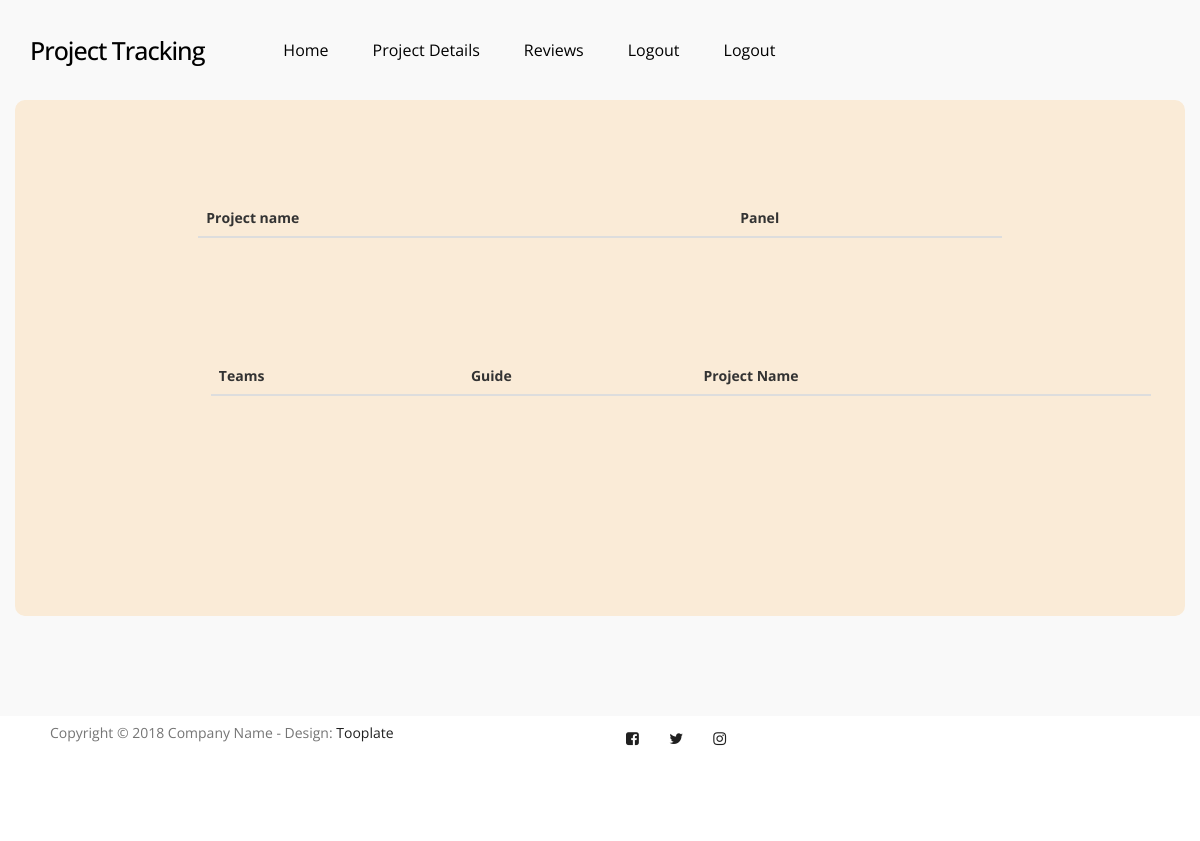
The app's page /cord_details, older data.
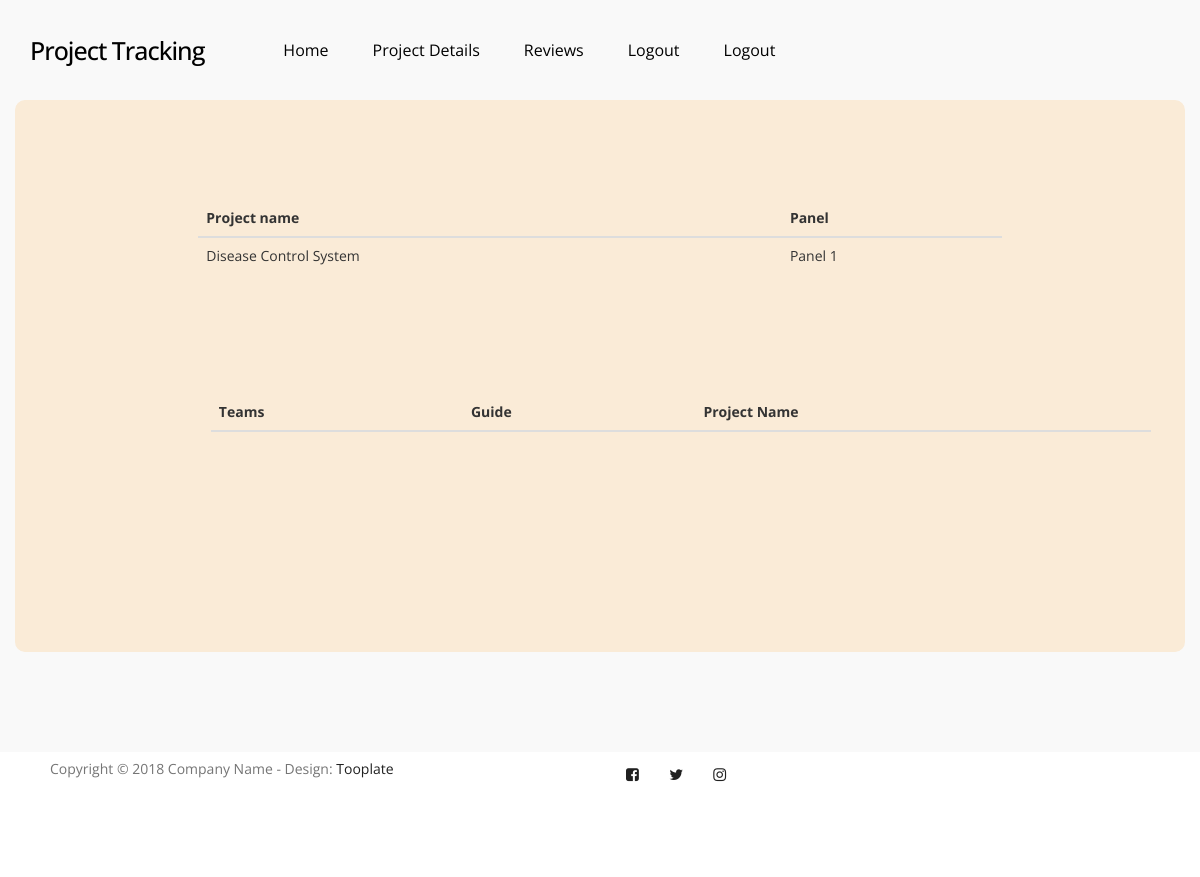
The same page, newer data.
### home/models.py (models this page shows)
class Project(models.Model):
    id = models.UUIDField(default=uuid.uuid4, editable=False, primary_key=True)
    panel_id = models.ForeignKey(Panel, on_delete=models.CASCADE)
    project_name = models.CharField(max_length=200)
    flag = models.BooleanField(default=False)

class Panel(models.Model):
    id = models.UUIDField(default=uuid.uuid4, editable=False, primary_key=True)
    panel_name = models.CharField(max_length=200)

### home/views.py (the view)
# urls.py: path('cord_details', views.cord_details, name='cord_details'),
def cord_details(request):
    panels = Panel.objects.all()
    projects = Project.objects.all()
    guide = Guide.objects.all()
    team = Team.objects.all()
    return render(request, 'cord_details.html', {'panel': panels, 'project':projects, 'guide':guide, 'team':team})

### home/templates/cord_details.html (shortened to what this page needs)
<!DOCTYPE html>
<html lang="en">
<head>
     <link rel="stylesheet" href="/static/home/css/bootstrap.min.css">
     <link rel="stylesheet" href="/static/home/css/owl.carousel.css">
     <link rel="stylesheet" href="/static/home/css/owl.theme.default.min.css">
     <link rel="stylesheet" href="/static/home/css/font-awesome.min.css">
     <link rel="stylesheet" href="/static/home/css/tooplate-style.css">
</head>
<body>
     <section class="navbar custom-navbar navbar-fixed-top" role="navigation">
          <div class="container">
               <div class="navbar-header">
                    <a href="" class="navbar-brand" style="color:black;">Project Tracking</a>
               </div>
               <div class="collapse navbar-collapse">
                    <ul class="nav navbar-nav" >
                         <li><a href="cord" class="smoothScroll" style="color:black;" >Home</a></li>
                         <li><a href="cord_details" class="smoothScroll" style="color:black;">Project Details</a></li>
                         <li><a href="coorreview" class="smoothScroll" style="color:black;">Reviews</a></li>                         <li><a href="logout" class="smoothScroll" style="color:black;">Logout</a></li>
                         <li><a href="logout" class="smoothScroll" style="color:black;">Logout</a></li>
                    </ul>
               </div>
          </div>
     </section>
     <section  data-stellar-background-ratio="0.5">
          <div class="container" style="background-color: antiquewhite; padding: 100px; border-radius: 10px;">
               <div class="row">
                    <div class="col-md-offset-1 col-md-10 col-sm-12">
                         <table class="table">
                              <thead>
                                   <tr>
                                        <th>Project name</th>
                                        <th>Panel</th>
                                   </tr>
                              </thead>
                              <tbody>
                                   {% for x in project %}
                                   <tr>
                                        <td>{{x.project_name}}</td>
                                        <td>{{x.panel_id.panel_name}}</td>
                                   </tr>
                                   {% endfor %}
                              </tbody>
                         </table>
                    </div>
               </div>
                    <div class="row" style="margin: 100px 0px">
                         <div class="col-md-offset-1 col-md-12 col-sm-12">
                              <table class="table">
                                   <thead>
                                        <tr>
                                             <th>Teams</th>
                                             <th>Guide</th>
                                             <th>Project Name</th>
                                        </tr>
                                   </thead>
                              </table>
                         </div>
                    </div>
               </div>
     </section>
     <footer id="footer" data-stellar-background-ratio="0.5">
          <div class="container">
               <div class="row">
                    <div class="copyright-text col-md-12 col-sm-12">
                         <div class="col-md-6 col-sm-6">
                              <p>Copyright &copy; 2018 Company Name - Design:
                				<a rel="nofollow" href="http://tooplate.com">Tooplate</a></p>
                         </div>
                         <div class="col-md-6 col-sm-6">
                              <ul class="social-icon">
                                   <li><a href="#" class="fa fa-facebook-square" attr="facebook icon"></a></li>
                                   <li><a href="#" class="fa fa-twitter"></a></li>
                                   <li><a href="#" class="fa fa-instagram"></a></li>
                              </ul>
                         </div>
                    </div>
               </div>
          </div>
     </footer>
</body>
</html>

Row changes from the older to the newer data that the page shows:
added Project: project_name "Disease Control System", panel_id.panel_name "Panel 1"
